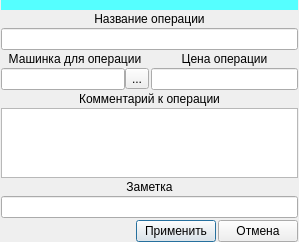
<?xml version="1.0" encoding="UTF-8"?>
<ui version="4.0">
 <class>Dialog</class>
 <widget class="QDialog" name="Dialog">
  <property name="geometry">
   <rect>
    <x>0</x>
    <y>0</y>
    <width>299</width>
    <height>201</height>
   </rect>
  </property>
  <property name="windowTitle">
   <string>Операция</string>
  </property>
  <layout class="QGridLayout" name="gridLayout">
   <property name="leftMargin">
    <number>1</number>
   </property>
   <property name="topMargin">
    <number>0</number>
   </property>
   <property name="rightMargin">
    <number>1</number>
   </property>
   <property name="bottomMargin">
    <number>0</number>
   </property>
   <property name="spacing">
    <number>2</number>
   </property>
   <item row="7" column="0" colspan="2">
    <widget class="QLabel" name="label_5">
     <property name="text">
      <string>&lt;html&gt;&lt;head/&gt;&lt;body&gt;&lt;p align=&quot;center&quot;&gt;Заметка&lt;/p&gt;&lt;/body&gt;&lt;/html&gt;</string>
     </property>
    </widget>
   </item>
   <item row="6" column="0" colspan="2">
    <widget class="QPlainTextEdit" name="pe_note"/>
   </item>
   <item row="2" column="0" colspan="2">
    <widget class="QLineEdit" name="le_name"/>
   </item>
   <item row="1" column="0" colspan="2">
    <widget class="QLabel" name="label">
     <property name="text">
      <string>&lt;html&gt;&lt;head/&gt;&lt;body&gt;&lt;p align=&quot;center&quot;&gt;Название операции&lt;/p&gt;&lt;/body&gt;&lt;/html&gt;</string>
     </property>
    </widget>
   </item>
   <item row="9" column="0" colspan="2">
    <layout class="QHBoxLayout" name="horizontalLayout">
     <item>
      <spacer name="horizontalSpacer">
       <property name="orientation">
        <enum>Qt::Horizontal</enum>
       </property>
       <property name="sizeHint" stdset="0">
        <size>
         <width>40</width>
         <height>20</height>
        </size>
       </property>
      </spacer>
     </item>
     <item>
      <widget class="QPushButton" name="pb_acc">
       <property name="text">
        <string>Применить</string>
       </property>
      </widget>
     </item>
     <item>
      <widget class="QPushButton" name="pb_cancel">
       <property name="text">
        <string>Отмена</string>
       </property>
      </widget>
     </item>
    </layout>
   </item>
   <item row="4" column="0">
    <layout class="QHBoxLayout" name="horizontalLayout_2">
     <property name="spacing">
      <number>0</number>
     </property>
     <item>
      <widget class="QLineEdit" name="le_machine">
       <property name="enabled">
        <bool>true</bool>
       </property>
       <property name="readOnly">
        <bool>true</bool>
       </property>
      </widget>
     </item>
     <item>
      <widget class="QToolButton" name="pb_machine">
       <property name="text">
        <string>...</string>
       </property>
      </widget>
     </item>
    </layout>
   </item>
   <item row="4" column="1">
    <widget class="QLineEdit" name="le_price"/>
   </item>
   <item row="3" column="0">
    <widget class="QLabel" name="label_2">
     <property name="text">
      <string>&lt;html&gt;&lt;head/&gt;&lt;body&gt;&lt;p align=&quot;center&quot;&gt;Машинка для операции&lt;/p&gt;&lt;/body&gt;&lt;/html&gt;</string>
     </property>
    </widget>
   </item>
   <item row="3" column="1">
    <widget class="QLabel" name="label_3">
     <property name="text">
      <string>&lt;html&gt;&lt;head/&gt;&lt;body&gt;&lt;p align=&quot;center&quot;&gt;Цена операции&lt;/p&gt;&lt;/body&gt;&lt;/html&gt;</string>
     </property>
    </widget>
   </item>
   <item row="5" column="0" colspan="2">
    <widget class="QLabel" name="label_4">
     <property name="text">
      <string>&lt;html&gt;&lt;head/&gt;&lt;body&gt;&lt;p align=&quot;center&quot;&gt;Комментарий к операции&lt;/p&gt;&lt;/body&gt;&lt;/html&gt;</string>
     </property>
    </widget>
   </item>
   <item row="0" column="0" colspan="2">
    <widget class="QWidget" name="widget" native="true">
     <property name="minimumSize">
      <size>
       <width>0</width>
       <height>10</height>
      </size>
     </property>
     <property name="styleSheet">
      <string notr="true">background-color: rgb(85, 255, 255);</string>
     </property>
    </widget>
   </item>
   <item row="8" column="0" colspan="2">
    <widget class="QLineEdit" name="le_note_2"/>
   </item>
  </layout>
 </widget>
 <resources/>
 <connections>
  <connection>
   <sender>pb_machine</sender>
   <signal>clicked()</signal>
   <receiver>Dialog</receiver>
   <slot>ui_view_machine()</slot>
   <hints>
    <hint type="sourcelabel">
     <x>152</x>
     <y>78</y>
    </hint>
    <hint type="destinationlabel">
     <x>-109</x>
     <y>47</y>
    </hint>
   </hints>
  </connection>
  <connection>
   <sender>pb_acc</sender>
   <signal>clicked()</signal>
   <receiver>Dialog</receiver>
   <slot>ui_add()</slot>
   <hints>
    <hint type="sourcelabel">
     <x>173</x>
     <y>188</y>
    </hint>
    <hint type="destinationlabel">
     <x>173</x>
     <y>283</y>
    </hint>
   </hints>
  </connection>
  <connection>
   <sender>pb_cancel</sender>
   <signal>clicked()</signal>
   <receiver>Dialog</receiver>
   <slot>ui_cancel()</slot>
   <hints>
    <hint type="sourcelabel">
     <x>249</x>
     <y>192</y>
    </hint>
    <hint type="destinationlabel">
     <x>227</x>
     <y>268</y>
    </hint>
   </hints>
  </connection>
 </connections>
 <slots>
  <slot>ui_view_machine()</slot>
  <slot>ui_add()</slot>
  <slot>ui_cancel()</slot>
 </slots>
</ui>
